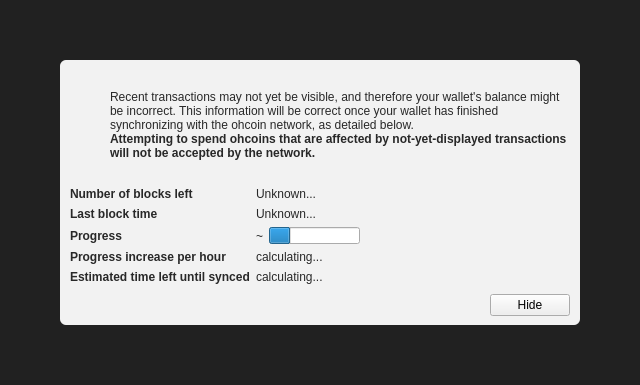
<?xml version="1.0" encoding="UTF-8"?>
<ui version="4.0">
 <class>ModalOverlay</class>
 <widget class="ModalOverlay" name="ModalOverlay">
  <property name="geometry">
   <rect>
    <x>0</x>
    <y>0</y>
    <width>640</width>
    <height>385</height>
   </rect>
  </property>
  <property name="windowTitle">
   <string>Form</string>
  </property>
  <layout class="QVBoxLayout" name="verticalLayout" stretch="0">
   <property name="sizeConstraint">
    <enum>QLayout::SetDefaultConstraint</enum>
   </property>
   <property name="leftMargin">
    <number>0</number>
   </property>
   <property name="topMargin">
    <number>0</number>
   </property>
   <property name="rightMargin">
    <number>0</number>
   </property>
   <property name="bottomMargin">
    <number>0</number>
   </property>
   <item>
    <widget class="QWidget" name="bgWidget" native="true">
     <property name="styleSheet">
      <string notr="true">#bgWidget { background: rgba(0,0,0,220); }</string>
     </property>
     <layout class="QVBoxLayout" name="verticalLayoutMain" stretch="1">
      <property name="leftMargin">
       <number>60</number>
      </property>
      <property name="topMargin">
       <number>60</number>
      </property>
      <property name="rightMargin">
       <number>60</number>
      </property>
      <property name="bottomMargin">
       <number>60</number>
      </property>
      <item>
       <widget class="QWidget" name="contentWidget" native="true">
        <property name="styleSheet">
         <string notr="true">#contentWidget { background: rgba(255,255,255,240); border-radius: 6px; }

QLabel { color: rgb(40,40,40);  }</string>
        </property>
        <layout class="QVBoxLayout" name="verticalLayoutSub" stretch="1,0,0,0">
         <property name="spacing">
          <number>0</number>
         </property>
         <property name="leftMargin">
          <number>10</number>
         </property>
         <property name="topMargin">
          <number>10</number>
         </property>
         <property name="rightMargin">
          <number>10</number>
         </property>
         <property name="bottomMargin">
          <number>10</number>
         </property>
         <item>
          <layout class="QHBoxLayout" name="horizontalLayoutIconText" stretch="0,1">
           <property name="topMargin">
            <number>20</number>
           </property>
           <item>
            <layout class="QVBoxLayout" name="verticalLayoutIcon">
             <property name="leftMargin">
              <number>0</number>
             </property>
             <item>
              <widget class="QPushButton" name="warningIcon">
               <property name="enabled">
                <bool>false</bool>
               </property>
               <property name="text">
                <string/>
               </property>
               <property name="icon">
                <iconset>
                 <normaloff>:/icons/warning</normaloff>
                 <disabledoff>:/icons/warning</disabledoff>:/icons/warning</iconset>
               </property>
               <property name="iconSize">
                <size>
                 <width>48</width>
                 <height>48</height>
                </size>
               </property>
               <property name="flat">
                <bool>true</bool>
               </property>
              </widget>
             </item>
             <item>
              <spacer name="verticalSpacerWarningIcon">
               <property name="orientation">
                <enum>Qt::Vertical</enum>
               </property>
               <property name="sizeHint" stdset="0">
                <size>
                 <width>20</width>
                 <height>40</height>
                </size>
               </property>
              </spacer>
             </item>
            </layout>
           </item>
           <item>
            <layout class="QVBoxLayout" name="verticalLayoutInfoText">
             <property name="leftMargin">
              <number>0</number>
             </property>
             <property name="topMargin">
              <number>0</number>
             </property>
             <item>
              <widget class="QLabel" name="infoText">
               <property name="text">
                <string>Recent transactions may not yet be visible, and therefore your wallet's balance might be incorrect. This information will be correct once your wallet has finished synchronizing with the ohcoin network, as detailed below.</string>
               </property>
               <property name="textFormat">
                <enum>Qt::RichText</enum>
               </property>
               <property name="wordWrap">
                <bool>true</bool>
               </property>
              </widget>
             </item>
             <item>
              <widget class="QLabel" name="infoTextStrong">
               <property name="font">
                <font>
                 <weight>75</weight>
                 <bold>true</bold>
                </font>
               </property>
               <property name="text">
                <string>Attempting to spend ohcoins that are affected by not-yet-displayed transactions will not be accepted by the network.</string>
               </property>
               <property name="textFormat">
                <enum>Qt::RichText</enum>
               </property>
               <property name="wordWrap">
                <bool>true</bool>
               </property>
              </widget>
             </item>
             <item>
              <spacer name="verticalSpacerInTextSpace">
               <property name="orientation">
                <enum>Qt::Vertical</enum>
               </property>
               <property name="sizeHint" stdset="0">
                <size>
                 <width>20</width>
                 <height>40</height>
                </size>
               </property>
              </spacer>
             </item>
            </layout>
           </item>
          </layout>
         </item>
         <item>
          <spacer name="verticalSpacerAfterText">
           <property name="orientation">
            <enum>Qt::Vertical</enum>
           </property>
           <property name="sizeHint" stdset="0">
            <size>
             <width>20</width>
             <height>40</height>
            </size>
           </property>
          </spacer>
         </item>
         <item>
          <layout class="QFormLayout" name="formLayout">
           <property name="fieldGrowthPolicy">
            <enum>QFormLayout::FieldsStayAtSizeHint</enum>
           </property>
           <property name="horizontalSpacing">
            <number>6</number>
           </property>
           <property name="verticalSpacing">
            <number>6</number>
           </property>
           <property name="topMargin">
            <number>10</number>
           </property>
           <item row="0" column="0">
            <widget class="QLabel" name="labelNumberOfBlocksLeft">
             <property name="font">
              <font>
               <weight>75</weight>
               <bold>true</bold>
              </font>
             </property>
             <property name="text">
              <string>Number of blocks left</string>
             </property>
            </widget>
           </item>
           <item row="0" column="1">
            <widget class="QLabel" name="numberOfBlocksLeft">
             <property name="text">
              <string>Unknown...</string>
             </property>
            </widget>
           </item>
           <item row="1" column="0">
            <widget class="QLabel" name="labelLastBlockTime">
             <property name="font">
              <font>
               <weight>75</weight>
               <bold>true</bold>
              </font>
             </property>
             <property name="text">
              <string>Last block time</string>
             </property>
            </widget>
           </item>
           <item row="1" column="1">
            <widget class="QLabel" name="newestBlockDate">
             <property name="sizePolicy">
              <sizepolicy hsizetype="Maximum" vsizetype="Preferred">
               <horstretch>0</horstretch>
               <verstretch>0</verstretch>
              </sizepolicy>
             </property>
             <property name="text">
              <string>Unknown...</string>
             </property>
            </widget>
           </item>
           <item row="2" column="0">
            <widget class="QLabel" name="labelSyncDone">
             <property name="font">
              <font>
               <weight>75</weight>
               <bold>true</bold>
              </font>
             </property>
             <property name="text">
              <string>Progress</string>
             </property>
            </widget>
           </item>
           <item row="2" column="1">
            <layout class="QHBoxLayout" name="horizontalLayoutSync" stretch="0,1">
             <item>
              <widget class="QLabel" name="percentageProgress">
               <property name="text">
                <string notr="true">~</string>
               </property>
              </widget>
             </item>
             <item>
              <widget class="QProgressBar" name="progressBar">
               <property name="value">
                <number>24</number>
               </property>
               <property name="format">
                <string/>
               </property>
              </widget>
             </item>
            </layout>
           </item>
           <item row="4" column="0">
            <widget class="QLabel" name="labelProgressIncrease">
             <property name="font">
              <font>
               <weight>75</weight>
               <bold>true</bold>
              </font>
             </property>
             <property name="text">
              <string>Progress increase per hour</string>
             </property>
            </widget>
           </item>
           <item row="4" column="1">
            <widget class="QLabel" name="progressIncreasePerH">
             <property name="text">
              <string>calculating...</string>
             </property>
            </widget>
           </item>
           <item row="5" column="0">
            <widget class="QLabel" name="labelEstimatedTimeLeft">
             <property name="font">
              <font>
               <weight>75</weight>
               <bold>true</bold>
              </font>
             </property>
             <property name="text">
              <string>Estimated time left until synced</string>
             </property>
            </widget>
           </item>
           <item row="5" column="1">
            <widget class="QLabel" name="expectedTimeLeft">
             <property name="text">
              <string>calculating...</string>
             </property>
            </widget>
           </item>
          </layout>
         </item>
         <item>
          <layout class="QHBoxLayout" name="horizontalLayoutButtons">
           <property name="leftMargin">
            <number>10</number>
           </property>
           <property name="topMargin">
            <number>10</number>
           </property>
           <item>
            <spacer name="horizontalSpacer">
             <property name="orientation">
              <enum>Qt::Horizontal</enum>
             </property>
             <property name="sizeHint" stdset="0">
              <size>
               <width>40</width>
               <height>20</height>
              </size>
             </property>
            </spacer>
           </item>
           <item>
            <widget class="QPushButton" name="closeButton">
             <property name="text">
              <string>Hide</string>
             </property>
            </widget>
           </item>
          </layout>
         </item>
        </layout>
       </widget>
      </item>
     </layout>
    </widget>
   </item>
  </layout>
 </widget>
 <customwidgets>
  <customwidget>
   <class>ModalOverlay</class>
   <extends>QWidget</extends>
   <header>modaloverlay.h</header>
   <container>1</container>
  </customwidget>
 </customwidgets>
 <resources/>
 <connections/>
</ui>
